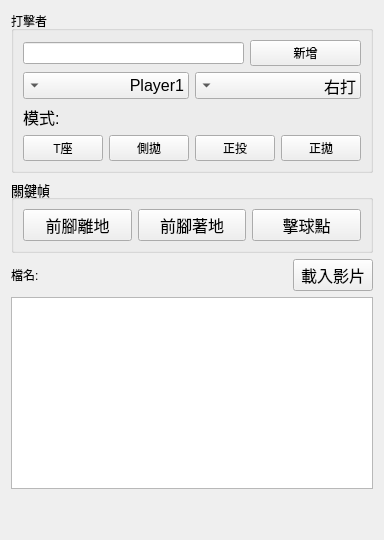
         <widget class="QWidget" name="tab_2">
          <attribute name="title">
           <string>設定</string>
          </attribute>
          <layout class="QGridLayout" name="gridLayout_9">
           <item row="0" column="0">
            <widget class="QGroupBox" name="groupBox">
             <property name="title">
              <string>打擊者</string>
             </property>
             <layout class="QGridLayout" name="gridLayout">
              <item row="0" column="0">
               <layout class="QVBoxLayout" name="verticalLayout_15">
                <item>
                 <layout class="QHBoxLayout" name="horizontalLayout_5" stretch="2,1">
                  <item>
                   <widget class="QLineEdit" name="hitterNameAddInput"/>
                  </item>
                  <item>
                   <widget class="QPushButton" name="hitterNameAddInputBtn">
                    <property name="text">
                     <string>新增</string>
                    </property>
                   </widget>
                  </item>
                 </layout>
                </item>
                <item>
                 <layout class="QHBoxLayout" name="horizontalLayout_33">
                  <item>
                   <widget class="QComboBox" name="hitterNameInput">
                    <property name="font">
                     <font>
                      <pointsize>12</pointsize>
                     </font>
                    </property>
                    <property name="layoutDirection">
                     <enum>Qt::RightToLeft</enum>
                    </property>
                    <item>
                     <property name="text">
                      <string>Player1</string>
                     </property>
                    </item>
                   </widget>
                  </item>
                  <item>
                   <widget class="QComboBox" name="batterInput">
                    <property name="font">
                     <font>
                      <pointsize>12</pointsize>
                     </font>
                    </property>
                    <property name="layoutDirection">
                     <enum>Qt::RightToLeft</enum>
                    </property>
                    <property name="sizeAdjustPolicy">
                     <enum>QComboBox::AdjustToContents</enum>
                    </property>
                    <item>
                     <property name="text">
                      <string>右打</string>
                     </property>
                    </item>
                    <item>
                     <property name="text">
                      <string>左打</string>
                     </property>
                    </item>
                   </widget>
                  </item>
                 </layout>
                </item>
               </layout>
              </item>
              <item row="1" column="0">
               <layout class="QVBoxLayout" name="verticalLayout_3">
                <item>
                 <layout class="QHBoxLayout" name="horizontalLayout_10" stretch="2,2,6">
                  <item>
                   <widget class="QLabel" name="label_11">
                    <property name="font">
                     <font>
                      <pointsize>12</pointsize>
                     </font>
                    </property>
                    <property name="text">
                     <string>模式:</string>
                    </property>
                   </widget>
                  </item>
                  <item>
                   <widget class="QLabel" name="modeDisplay">
                    <property name="font">
                     <font>
                      <pointsize>12</pointsize>
                     </font>
                    </property>
                    <property name="layoutDirection">
                     <enum>Qt::RightToLeft</enum>
                    </property>
                    <property name="text">
                     <string/>
                    </property>
                    <property name="alignment">
                     <set>Qt::AlignRight|Qt::AlignTrailing|Qt::AlignVCenter</set>
                    </property>
                   </widget>
                  </item>
                  <item>
                   <widget class="QLabel" name="label_9">
                    <property name="text">
                     <string/>
                    </property>
                   </widget>
                  </item>
                 </layout>
                </item>
                <item>
                 <layout class="QHBoxLayout" name="horizontalLayout_8">
                  <item>
                   <widget class="QPushButton" name="modeTbar">
                    <property name="text">
                     <string>T座</string>
                    </property>
                   </widget>
                  </item>
                  <item>
                   <widget class="QPushButton" name="modeSide">
                    <property name="text">
                     <string>側拋</string>
                    </property>
                   </widget>
                  </item>
                  <item>
                   <widget class="QPushButton" name="modeFront">
                    <property name="text">
                     <string>正投</string>
                    </property>
                   </widget>
                  </item>
                  <item>
                   <widget class="QPushButton" name="modeFrontThrow">
                    <property name="text">
                     <string>正拋</string>
                    </property>
                   </widget>
                  </item>
                 </layout>
                </item>
               </layout>
              </item>
             </layout>
            </widget>
           </item>
           <item row="1" column="0">
            <widget class="QGroupBox" name="fileGroupBox_2">
             <property name="font">
              <font>
               <pointsize>10</pointsize>
              </font>
             </property>
             <property name="title">
              <string>關鍵幀</string>
             </property>
             <layout class="QGridLayout" name="gridLayout_2">
              <item row="0" column="0">
               <layout class="QHBoxLayout" name="horizontalLayout_11">
                <item>
                 <widget class="QPushButton" name="liftoffBtn">
                  <property name="enabled">
                   <bool>true</bool>
                  </property>
                  <property name="font">
                   <font>
                    <pointsize>12</pointsize>
                   </font>
                  </property>
                  <property name="text">
                   <string>前腳離地</string>
                  </property>
                 </widget>
                </item>
                <item>
                 <widget class="QPushButton" name="landingBtn">
                  <property name="font">
                   <font>
                    <pointsize>12</pointsize>
                   </font>
                  </property>
                  <property name="text">
                   <string>前腳著地</string>
                  </property>
                 </widget>
                </item>
                <item>
                 <widget class="QPushButton" name="impactBtn">
                  <property name="font">
                   <font>
                    <pointsize>12</pointsize>
                   </font>
                  </property>
                  <property name="text">
                   <string>擊球點</string>
                  </property>
                 </widget>
                </item>
               </layout>
              </item>
             </layout>
            </widget>
           </item>
           <item row="2" column="0">
            <layout class="QHBoxLayout" name="horizontalLayout_7" stretch="0,10,1">
             <item>
              <widget class="QLabel" name="fileName">
               <property name="text">
                <string>檔名:</string>
               </property>
              </widget>
             </item>
             <item>
              <widget class="QLabel" name="fileNameLabel">
               <property name="text">
                <string/>
               </property>
              </widget>
             </item>
             <item>
              <widget class="QPushButton" name="loadVideoBtn">
               <property name="sizePolicy">
                <sizepolicy hsizetype="Expanding" vsizetype="Fixed">
                 <horstretch>0</horstretch>
                 <verstretch>0</verstretch>
                </sizepolicy>
               </property>
               <property name="maximumSize">
                <size>
                 <width>16777215</width>
                 <height>16777215</height>
                </size>
               </property>
               <property name="font">
                <font>
                 <pointsize>12</pointsize>
                </font>
               </property>
               <property name="text">
                <string>載入影片</string>
               </property>
              </widget>
             </item>
            </layout>
           </item>
           <item row="4" column="0">
            <spacer name="verticalSpacer_2">
             <property name="orientation">
              <enum>Qt::Vertical</enum>
             </property>
             <property name="sizeHint" stdset="0">
              <size>
               <width>20</width>
               <height>40</height>
              </size>
             </property>
            </spacer>
           </item>
           <item row="3" column="0">
            <widget class="QListView" name="listView"/>
           </item>
          </layout>
         </widget>
